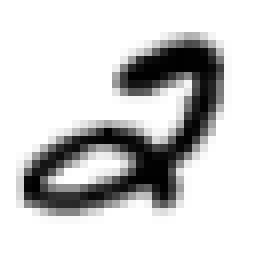
#> input picture Lab/Lab 1 (Python)/Lab 1 (3rd trial)/mnist-digit-2.png, 32 x 32 px (shown 8 times larger)
$ jupyter execute lab1-exercises.ipynb   (shell and % lines are left out)
#> lines starting #> are read from the running program, lines starting #| are printed output that depends on the picture
# Lab 1 Exercises for COMP 6321 (Machine Learning)

This is a Jupyter Notebook.

When you opened it, the Jupyter server started a new Python interpreter to run the code you type in the cells.

* **To edit a code cell**, click inside its text box. A green border should appear.
* **To run the selected cell**, hit Ctrl+Enter.

Try typing `3+4` into the cell below and run it with Ctrl+Enter. You should see `7` appear in the output.

[cell 1]
3+4

This lab notebook has three types of cells:
1. **Instruction cells** explain what you're supposed to do; don't bother trying to edit them, even though you can select them.
2. **Code cells for answers** are where you should write your code answers, after reading the instructions.
3. **Code cells for checking answers** come with code and can be run to help you check your answer, if applicable.

Before attempting the exercises, you should have already read the [Lab1 overview](lab1.html) document.

<div style="border-bottom: 3px solid black; margin-bottom:5px"></div>
<div style="border-bottom: 3px solid black"></div>

## 1. Python language exercises

Exercises 1.1&ndash;1.4 help to asses your understanding of the Python programming language and how it works. They assume intermediate-level Python expertise, so beginners will find them very challenging, but that is OK &mdash; keep learning until they make sense! Use the [Python language review](python.html) and ask TAs for help.

<div style="border-bottom: 3px solid black;"></div>

### Exercise 1.1
The [Python language review](python.html) for this course contains a diagram of how a list object holds references to the other objects that are "in" the list. Go look at the example diagram in the "List" section.

Now consider the diagram below:

It depicts two list objects, an integer object, a float object, and a string object.

**Write Python code** that creates objects in memory as depicted in the diagram, including the references shown. Write your code in the cell below. Aim for 3 lines of code, and try not to create any extra (temporary) objects not shown.

[cell 2]
x = [1, 2.0, '3']
# y = ['3']
y = [x[2]]
y.append(y)

**Check your answer** by running the code cell below.

[cell 3]
assert 'x' in globals(), "You didn't define variable 'x'"
assert 'y' in globals(), "You didn't define variable 'y'"
assert isinstance(x, list), "Variable 'x' should refer to a list object"
assert isinstance(y, list), "Variable 'y' should refer to a list object"
assert len(x) == 3, "The list object referred to by 'x' should have length 3"
assert len(y) == 2, "The list object referred to by 'y' should have length 2"
assert isinstance(x[0], int)   and x[0] == 1,   "Slot x[0] should refer to an int object with value 1"
assert isinstance(x[1], float) and x[1] == 2.0, "Slot x[1] should refer to a float object with value 2.0"
assert isinstance(x[2], str)   and x[2] == '3', "Slot x[2] should refer to a string object with value '3'"
assert y[0] is x[2], "Slot y[0] should refer to the same object as slot x[2]"
assert y[1] is y,    "Slot y[1] should refer to the same list object that variable 'y' does"
print('Correct!')

<div style="border-bottom: 3px solid black;"></div>

### Exercise 1.2 &ndash; Filtering a list
Suppose you are given a sequence _x_ containing numbers. You are asked to write a function that returns a new sequence containing only those items that were _strictly above_ a certain threshold. In other words, your function should 'filter' the sequence according to a threshold.

**Write three versions of the function:**
1. The first version should use a standard Python for-loop and return a list. Aim for 5 lines of code inside the function.
2. The second version should use list comprehension and return a list. Aim for 1 line.
3. The third version should use the built-in _filter_ function to return an iterator. Aim for 1 or 2 lines.

Enter all three answers in the code cell below.

[cell 4]
def filter1(x, threshold):
    # Your answer here
    ans = []
    for num in x:
        if (num > threshold):
            ans.append(num)
    return ans

def filter2(x, threshold):
    # Your answer here
    return [num for num in x if num > threshold]

def filter3(x, threshold):
    # Your answer here
    f = lambda num: num > threshold
    # filter(function, iterable)
    return filter(f, x)

**Check your answer** by running the code cell below.

[cell 5]
x = [1, 9, 2, 8, 3, 7, 4, 6, 5]
for threshold in range(10):
    y = filter1(x, threshold)
    assert isinstance(y, list), "filter1 was supposed to return a list object"
    assert len(y) == len(x) - threshold, "filter1 returned wrong number of items"
    assert all([yi > threshold for yi in y])
for threshold in range(10):
    y = filter2(x, threshold)
    assert isinstance(y, list), "filter2 was supposed to return a list object"
    assert len(y) == len(x) - threshold, "filter2 returned wrong number of items"
    assert all([yi > threshold for yi in y])
for threshold in range(10):
    y = filter3(x, threshold)
    assert isinstance(y, filter), "filter3 was supposed to return a filter object"
    y_greater = [yi > threshold for yi in y]
    assert len(y_greater) == len(x) - threshold, "filter3's sequence had the wrong number of items"
    assert all(y_greater)
print("Correct!")

<div style="border-bottom: 3px solid black;"></div>

### Exercise 1.3 Storing a dictionary to a file

Suppose you ran a machine learning experiment and found that the following configuration worked best:

```
learning_rate = 0.01
training_steps = 350
weight_decay = 0.05
```

(Don't worry about what these variable names actually mean, you will by the end of the course.)

**Write code to save these settings in a file.** You should put the above values in a Python dictionary object, then save the object to a file called `exercise13.pkl` using the `pickle` module. See the "Serialization" section of the [Python language review](python.html) for an example.

(Note that in practice it's better and more secure to store human-readable configurations as a JSON file, rather than a binary format like pickle, but start by learning pickle!)

[cell 6]
# Your code here
import pickle
parameters = {
    'learning_rate': 0.01,
    'training_steps': 350,
    'weight_decay': 0.05
}
with open('exercise13.pkl', 'wb') as f:
    pickle.dump(parameters, f)

**Check your answer** by running the code cell below.

[cell 7]
assert 'pickle' in globals(), "You forgot to import the pickle module!"
import os
assert os.path.exists('exercise13.pkl'), "File 'exercise13.pkl' doesn't seem to exist! Did you write it?"
with open('exercise13.pkl', 'rb') as f:
    config = pickle.load(f)
assert isinstance(config, dict), "Expected a single dictionary object in the file!"
assert len(config) == 3, "Expected 3 keys in the dictionary!"
for key, value in zip(('learning_rate', 'training_steps', 'weight_decay'), (0.01, 350, 0.05)):
    assert key in config, "Expected '%s' to be a key in the dictionary" % key
    assert config[key] == value, "Expected value for '%s' to be %s" % (key, value)
print("Correct!")

<div style="border-bottom: 3px solid black;"></div>

### Exercise 1.4 &ndash; Returning a lambda function from another function
Much of machine learning is based on computing derivatives. The derivative of $f(x)$ can be approximated by [_finite differences_](https://en.wikipedia.org/wiki/Finite_difference#Forward,_backward,_and_central_differences). Here is the _central difference:_

$$f'(x) = \lim_{\epsilon \rightarrow 0} \frac{f(x + \epsilon) - f(x - \epsilon)}{2\epsilon}$$

For sufficiently small $\epsilon$ the above fraction is a good approximation to $f'(x)$. (You should already know this stuff from introductory calculus.)

**Write a Python function** that accepts a function $f$ and returns a function that approximates $f'$ at any given $x$. Use Python's _lambda_ feature to define the new function that you return. Aim for 1 line of code inside the function.

[cell 8]
def approx_derivative_of(f, epsilon=1e-5):
    """Returns a new function that approximates the derivative of f at any point.

    Arguments:
    f       -- the function f(x) whose derivative we wish to approximate
    epsilon -- the step size to use for central differencing (default 1e-5)
    """
    # Your code here
    return lambda x: (f(x + epsilon) - f(x - epsilon)) / (2 * epsilon)

To play around with your answer, you can try running the code cell below for different values of _x_ or even for different functions.

[cell 9]
def f(x):              # A function to compute x^3
    return x**3

def df_exact(x):       # A function to compute the exact derivative of f, which is 3x^2
    return 3 * x**2

df_approx = approx_derivative_of(f)  # A function to compute approximate derivative of f

x = 2.0
print(x, f(x), df_exact(x), df_approx(x))

**Check your answer** by running the code cell below

[cell 10]
def f(x): return x**3
def df_exact(x): return 3 * x**2
df_approx = approx_derivative_of(f, 1e-15)

assert callable(df_approx), "You didn't return a function object!"
tests = [(0., 1.0000000000000003e-30), (1., 3.1641356201816957), (2., 11.990408665951689)]
for x, answer in tests:
    exact = df_exact(x)
    approx = df_approx(x)
    assert isinstance(approx, float), "Wrong type! Expected your function to return a float object"
    assert approx == answer, "Wrong value for approximation! Expected %s but got %s" % (answer, approx)
print("Correct!")

<div style="border-bottom: 3px solid black; margin-bottom:5px"></div>
<div style="border-bottom: 3px solid black;"></div>

## 2. Numpy exercises

First, in the code cell below, write a line of code to import the Numpy package in the standard way, then run the code cell.

[cell 11]
# Import the numpy module here
import numpy as np

If you imported Numpy correctly, you should be able to run the code cell below without error.

[cell 12]
assert 'numpy' not in globals(), "You didn't import numpy the standard way. Do Kernel->Restart and then try again."
assert 'np' in globals(), "You didn't import numpy the standard way. Do Kernel->Restart and then try again."
print("Ready!")

<div style="border-bottom: 3px solid black;"></div>

### Exercise 2.1
Suppose you are given the function below, where _x_ is a two-dimensional ndarray of numbers. You can assume _x_ is not empty (has at least one item).

[cell 13]
def exercise21_loop(x):
    n, m = x.shape
    v = x[0,0]
    for i in range(n):
        for j in range(m):
            if x[i,j] < v:
                v = x[i,j]

    y = np.empty_like(x)
    for i in range(n):
        for j in range(m):
            y[i,j] = x[i,j] - v

    return y

You should know Python and Numpy well enough to understand what the above code does.

**Write a new version of the function** that uses Numpy in a way that doesn't require Python for-loops. In other words, your solution should be completely _vectorized_. This is similar to writing good Matlab code. Write your answer in the code cell below. Aim for 1 line of code.

[cell 14]
def exercise21_vectorized(x):
    # Your code here
    v = x.min()
    return x - v

**Check your answer** by running the code cell below.

[cell 15]
assert 'exercise21_loop' in globals(), "You forgot to run the code cell with the loop-based code!"
assert 'exercise21_vectorized' in globals(), "You forgot to run the code cell with your answer!"
for i in range(10):
    x = np.random.randint(100, size=(5, 3))
    y = exercise21_vectorized(x)
    y_correct = exercise21_loop(x)
    assert isinstance(y, np.ndarray), "You didn't return an ndarray object!"
    assert y.shape == x.shape, "You returned an ndarray but of the wrong shape!"
    assert y.dtype == x.dtype, "You returned an ndarray but of the wrong dtype!"
    assert np.array_equal(y, y_correct), "Wrong result!\nx:\n%s\nexpected:\n%s\nreturned:\n%s" % (x, y_correct, y)
print("Correct!")

import timeit
x = np.random.randint(1000, size=(200, 200))
loop_time = timeit.timeit('exercise21_loop(x)',      setup="from __main__ import exercise21_loop, x", number=10)
vec_time = timeit.timeit('exercise21_vectorized(x)', setup="from __main__ import exercise21_vectorized, x", number=10)
print("You vectorized code ran %.1fx faster than the original code on a 200x200 matrix" % (loop_time/vec_time))

<div style="border-bottom: 3px solid black;"></div>

### Exercise 2.2 &ndash; Check a solution to a linear system
Suppose you are given matrix $A \in \mathbb{R}^{m\times n}$ and vector $b \in \mathbb{R}^{m}$ and are told that $x \in \mathbb{R}^{n}$ is a solution to the system of linear equations $Ax = b$.

**Write a Python function** that returns whether $x$ is indeed a solution to $Ax = b$. Your function should return true if and only if all residuals $\lvert Ax-b \rvert \lt \epsilon$ for a given tolerance parameter $\epsilon$. Aim for 1 line of code.

[cell 16]
def is_solution(A, b, x, epsilon=1e-5):
    """Returns whether x is a solution to Ax=b, with all residuals below epsilon."""
    # Your code here
    res = np.dot(A, x)
    diff = res - b
    return np.all(diff < epsilon)

**Check your answer** by running the cell below.

[cell 17]
assert 'is_solution' in globals(), "You forgot to run the code cell with your answer!"
A = np.array([[2., 0.5], [-5., 3.]])
b = np.array([5., 9.])
x = np.array([1.23529, 5.05882])
result = is_solution(A, b, x)
assert isinstance(result, np.bool_), "Wrong result type! Expected single Numpy bool_ value, but was type %s" % type(result)
assert result, "Wrong answer! x is a solution within tolerance 1e-5"
result = is_solution(A, b, x, epsilon=1e-8)
assert isinstance(result, np.bool_), "Wrong result type! Expected single Numpy bool_ value, but was type %s" % type(result)
assert not result, "Wrong answer! x is not a solution within tolerance 1e-8"
print("Correct!")

<div style="border-bottom: 3px solid black;"></div>

### Exercise 2.3 &ndash; Shuffle a pair of matrices

Suppose you are given a pair of matrices $X \in \mathbb{R}^{m \times n}$ and $Y \in \mathbb{R}^{m \times k}$, and you must 'shuffle' their rows by the same permutation.

For example, consider the pair

$$
X = \begin{bmatrix}
0 & 0\\
0 & 1\\
1 & 1\\
\end{bmatrix},\;
Y = \begin{bmatrix}
10\\
20\\
30\\
\end{bmatrix}.
$$

The following is a valid row-wise shuffle where new rows $(0,1,2)$ are taken from original rows $(1,2,0)$

$$
X = \begin{bmatrix}
0 & 1\\
1 & 1\\
0 & 0\\
\end{bmatrix},\;
Y = \begin{bmatrix}
20\\
30\\
10\\
\end{bmatrix}
$$

whereas the following is an _invalid_ row-wise shuffle because $X$ and $Y$ are not formed by the same permutation (their rows no longer match up)

$$
X = \begin{bmatrix}
0 & 1\\
1 & 1\\
0 & 0\\
\end{bmatrix},\;
Y = \begin{bmatrix}
30\\
20\\
10\\
\end{bmatrix}.
$$

**Write a function** that returns a new pair $X$ and $Y$ that are row-shuffled versions of the original arguments. Use Numpy's [permutation](https://www.numpy.org/devdocs/reference/generated/numpy.random.permutation.html) function. The rows of both $X$ and $Y$ should be shuffled by the same permutation, _not_ shuffled independently. Do not modify the original ndarray objects. If $X$ and $Y$ do not have the same number of rows, raise a _ValueError_ exception. Aim for 4 lines of code.

[cell 18]
def shuffle_dataset(X, Y):
    """Returns a pair of new ndarrays X, Y where the rows have been shuffled by a permutation.

    X and Y must refer to two ndarrays that have the same number of rows.
    Does not modify the original X and Y ndarray objects.
    """
    # Your code here
    if (X.shape[0] != Y.shape[0]):
        raise ValueError("X and Y must have the same number of rows")
    index = np.random.permutation(X.shape[0])
    return X[index, :], Y[index, :]

**Check your answer** by running the code cell below.

[cell 19]
m, n, k = 4, 3, 2   # Check for X 4x3 and Y 4x2 ndarrays
num_trials = 500    # Should be enough trials to see all (m!) possible shuffles
perms = set()       # Collect all unique permutations we've seen returned by the student code using this set
X = np.arange(m*n).reshape((m, n))
Y = np.arange(m*k).reshape((m, k))
for i in range(num_trials):
    Xarg = X.copy()
    Yarg = Y.copy()
    Xnew, Ynew = shuffle_dataset(Xarg, Yarg)  # Run the student code
    assert np.array_equal(Xarg, X), "Your code wasn't supposed to modify the X argument:\n%s vs\n%s" % (Xarg, X)
    assert np.array_equal(Yarg, Y), "Your code wasn't supposed to modify the Y argument:\n%s vs\n%s" % (Yarg, Y)
    Xperm = np.argsort(Xnew[:,0])  # Undo the permutation via sorting, since original
    Yperm = np.argsort(Ynew[:,0])  # array elements were increasing by row
    assert np.array_equal(Xnew[Xperm], X), "Your code didn't return a row permutation of X:\n%s vs\n%s" % (Xout, X)
    assert np.array_equal(Ynew[Yperm], Y), "Your code didn't return a row permutation of Y:\n%s vs\n%s" % (Yout, Y)
    assert np.array_equal(Xperm, Yperm), "Your code didn't return the same row permutation for X and Y"
    perms.add(tuple(Xperm))  # Count the number of times this permutation was encountered

if len(perms) != 24:
    print("Warning: observed %d of 24 possible permutations after %d trials." % (len(perms), num_trials))
else:
    try:
        shuffle_dataset(X[:-1], Y)  # Run the student code with invalid input
    except ValueError:
        print("Looks good!")
    else:
        raise AssertionError("Your code was supposed to raise a ValueError"
                             "if X and Y had different number of rows")

<div style="border-bottom: 3px solid black; margin-bottom:5px"></div>
<div style="border-bottom: 3px solid black;"></div>

## 3. Plotting exercises
First, in the code cell below, write code to import the _pyplot_ module from the Matplotlib package in the standard way, then run the code cell.

[cell 20]
import matplotlib.pyplot as plt

If you imported the _pyplot_ module from Matplotlib correctly you should be able to run the code cell below without error.

[cell 21]
assert 'matplotlib' not in globals(), "You didn't need to import matplotlib itself, just the pyplot submodule."
assert 'pyplot' not in globals(), "You didn't import pyplot in the standard way. Do Kernel->Restart and then try again."
assert 'plt' in globals(), "You didn't import pyplot in the standard way. Do Kernel->Restart and then try again."
print("Ready!")

<div style="border-bottom: 3px solid black;"></div>

### Exercise 3.1 &ndash; Plotting a function

**Plot these functions** over the interval $x \in [-5, 5]$:

1. The [sigmoid](https://en.wikipedia.org/wiki/Sigmoid_function) function $\sigma(x) = \frac{1}{1+e^{-x}}$
2. The [rectifier](https://en.wikipedia.org/wiki/Rectifier_(neural_networks)) function $f(x) = \max(0, x)$

Requirements:
* Use Numpy ndarrays and Numpy functions for your solution, _not_ Python lists.
* Plot both curves in the same plot
* Use the **plt.[ylim](https://matplotlib.org/3.1.1/api/_as_gen/matplotlib.pyplot.ylim.html)** function to set the y axis range to $[-0.1,3.1]$.
* Use the **plt.[grid](https://matplotlib.org/3.1.1/api/_as_gen/matplotlib.pyplot.grid.html)** function to show a grid.
* Use the **plt.[xlabel](https://matplotlib.org/3.1.1/api/_as_gen/matplotlib.pyplot.xlabel.html)** function to set the x-axis label.
* Use the **plt.[legend](https://matplotlib.org/3.1.1/api/_as_gen/matplotlib.pyplot.legend.html)** function to add a legend.
* Use the **plt.[title](https://matplotlib.org/3.1.1/api/_as_gen/matplotlib.pyplot.title.html)** function to add a title.

You should be able to reproduce the plot below:

[cell 22]
# Your code here
sigmoid = lambda x: 1 / (1 + np.exp(-x))
rectifier = lambda x: np.maximum(0, x)
steps = np.linspace(-5, 5, 100)
plt.ylim(-0.1, 3.1)
plt.grid(True)
plt.xlabel("x")
plt.title("Sigmoid and rectifier functions")
plt.plot(steps, sigmoid(steps), label='sigmoid')
plt.plot(steps, rectifier(steps), label='rectifier')
plt.legend()
plt.show()
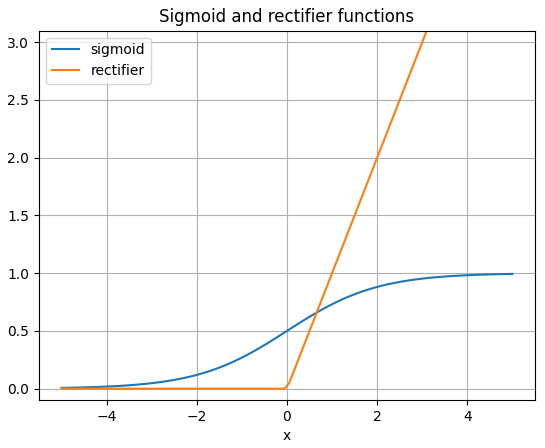
#> figure drawn by matplotlib, 1 panel; curve peaks at x = 5, y = 0.993; curve peaks at x = 5, y = 5

<div style="border-bottom: 3px solid black;"></div>

### Exercise 3.2 &ndash; Plot accuracy of finite differences
**Plot the accuracy** of the central difference approximation from Exercise 1.4 for different values of the step size $\epsilon$. Your plot should show that the finite difference approximation breaks down for values of $\epsilon$ that are too large or too small.

Run the code cell below to define functions for $f(x) = x^3$ and its exact first derivative $f'(x) = 3x^2$.

[cell 23]
def f(x):
    return x**3

def df_exact(x):
    return 3 * x**2

First, plot the `f` and `f_exact` functions over range $x \in [-1.2, 1.2]$, including title and legend as shown below:

Second, once you've got the above plot, use your `approx_derivative_of(f, epsilon)` function from Exercise 1.4 to add three new series to your plot, corresponding to $\epsilon=1$, $\epsilon=10^{-8}$ and $\epsilon=10^{-16}$. Your new plot should look like this:

Make greek symbols like $\epsilon$ in a label or a title by using the dollar sign (\$) and superscript (^), such as `"Argument $\beta$ has value $10^{3}$"` would render in the plot as <span style="border: 1px solid #ddd; padding:3px;">Argument $\beta$ has value $10^3$</span>

[cell 24]
# Your code here
steps = np.linspace(-1.2, 1.2)
plt.plot(steps, f(steps), label="cubic")
plt.plot(steps, df_exact(steps), label="exact derivative")
plt.plot(steps, approx_derivative_of(f, 1.0)(steps), label="approx derivative $(\epsilon = 1)$")
plt.plot(steps, approx_derivative_of(f, 1e-8)(steps), label="approx derivative $(\epsilon = 10^{-8})$")
plt.plot(steps, approx_derivative_of(f, 1e-16)(steps), label="approx derivative $(\epsilon = 10^{-16})$")
plt.xlabel('x')
plt.legend()
plt.show()
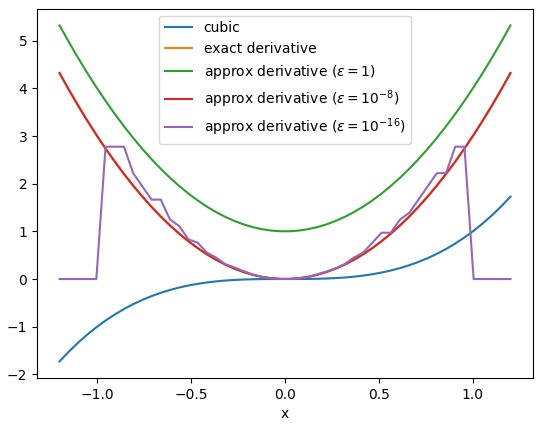
#> figure drawn by matplotlib, 1 panel; curve peaks at x = 1.2, y = 1.73; curve peaks at x = -1.2, y = 4.32; curve peaks at x = -1.2, y = 5.32

<div style="border-bottom: 3px solid black;"></div>

### Exercise 3.3 &ndash; Plotting a stack of images

**Stack two images and plot them.** Follow these steps:

1. Download the first image file [mnist-digit-2.png](mnist-digit-2.png). It contains a 32x32 RBG image.
2. Use the **plt.[imread](https://matplotlib.org/3.1.1/api/_as_gen/matplotlib.pyplot.imread.html)** function the load the file you downloaded. Notice that the result of _imread_ is an _ndarray_ object of dtype _np.uint8_ and shape (32,32,3).
3. Use the **plt.[imshow](https://matplotlib.org/3.1.1/api/_as_gen/matplotlib.pyplot.imshow.html)** function to plot the file you downloaded. The plot should look like this:
4. Download the second image file [mnist-digit-3.png](mnist-digit-3.png).
5. Use the **np.[hstack](https://www.numpy.org/devdocs/reference/generated/numpy.hstack.html)** function to create a new image where the digits are side-by-side.
5. Plot new composite image. It should look like this:

[cell 25]
# Your code here
digit2 = plt.imread("mnist-digit-2.png")
#> digit2 is the input picture: shape (32, 32, 3) float32; min 0.00392, max 1, mean 0.802
plt.imshow(digit2)
plt.show()
digit3 = plt.imread("mnist-digit-3.png")
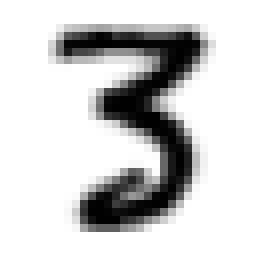
#> input picture Lab/Lab 1 (Python)/Lab 1 (3rd trial)/mnist-digit-3.png, 32 x 32 px (shown 8 times larger)
#> digit3 is the input picture: shape (32, 32, 3) float32; min 0.00392, max 1, mean 0.806
digit23 = np.hstack((digit2, digit3))
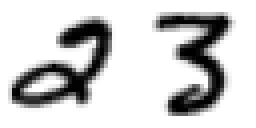
#> digit23: shape (32, 64, 3) float32 (shown 4 times larger); min 0.00392, max 1, mean 0.804
plt.imshow(digit23)
plt.show()
